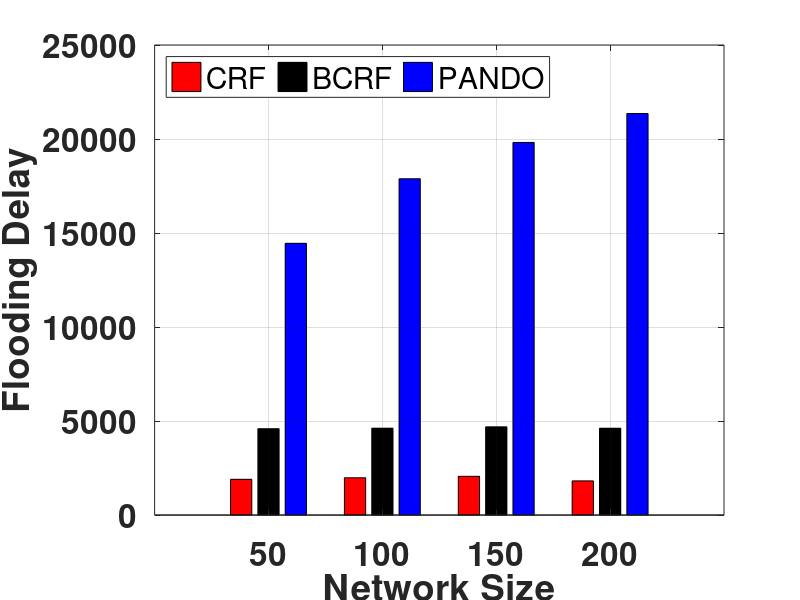

MATLAB code for this plot:
close all;
clear;
clc;

eva = [  50    1901    4593    14452;
        100    1984    4619    17887;
        150    2060    4693    19817;
        200    1817    4617    21356]

fig = figure('Position',[0 250 800 350]); 
h = bar(eva(1:end,1)',eva(1:end,2:4));
set(h(1),'FaceColor','red');
set(h(2),'FaceColor','black');
set(h(3),'FaceColor','blue');

ylabel('Flooding Delay');
xlabel('Network Size');
xticks([50 100 150 200]);
xticklabels({'50','100','150','200'});

legend('CRF','BCRF', 'PANDO', 'Location','northwest','Orientation','horizontal');
set(gca,'FontSize',24,'FontWeight', 'bold');
% set(gca, 'YScale', 'log');
grid on;
%     print -deps FDDutyCycle
saveas(gca, 'LargeMeshNm.eps','epsc');